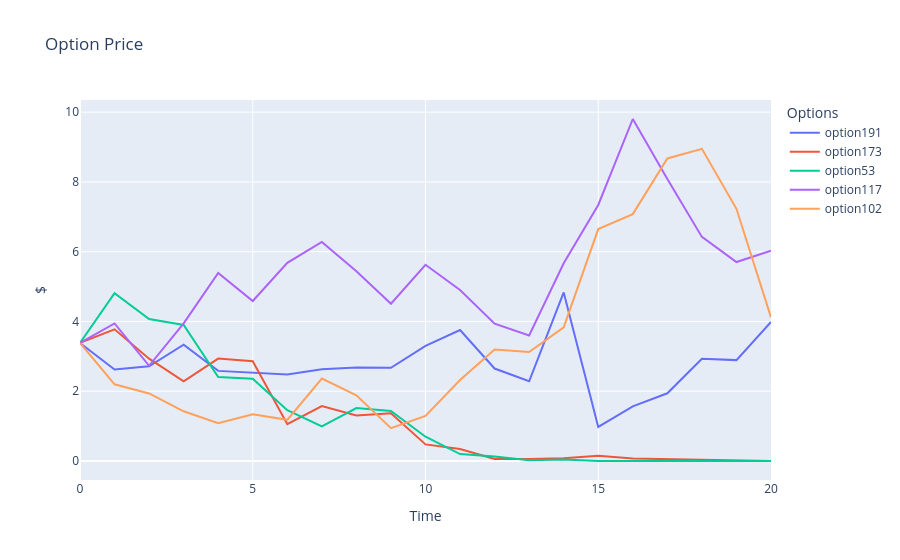

The notebook cell saved with this chart:
### Code cell
fig = go.Figure()

# Add traces for each column
for column in option_prices.columns[values]:
    fig.add_trace(go.Scatter(x=option_prices.index, y=option_prices[column], mode='lines', name=f"option{column}"))

# Update layout
fig.update_layout(
    title='Option Price',
    xaxis_title='Time',
    yaxis_title='$',
    template='plotly',
    legend=dict(title='Options'),
)

# Show the plot
fig.show()

### Figure 1 — Plotly figure (JSON) as saved in the notebook; plotly's stock layout.template omitted (floating-point values rounded to 4 significant figures)
{"data": [{"mode": "lines", "name": "option191", "type": "scatter", "x": [0, 1, 2, 3, 4, 5, 6, 7, 8, 9, 10, 11, 12, 13, 14, 15, 16, 17, 18, 19, 20], "y": [3.384, 2.621, 2.715, 3.333, 2.583, 2.526, 2.479, 2.632, 2.677, 2.672, 3.3, 3.753, 2.651, 2.285, 4.833, 0.9773, 1.566, 1.94, 2.93, 2.892, 3.983]}, {"mode": "lines", "name": "option173", "type": "scatter", "x": [0, 1, 2, 3, 4, 5, 6, 7, 8, 9, 10, 11, 12, 13, 14, 15, 16, 17, 18, 19, 20], "y": [3.384, 3.773, 2.934, 2.282, 2.935, 2.858, 1.056, 1.574, 1.305, 1.366, 0.4767, 0.3451, 0.05565, 0.05477, 0.07938, 0.1533, 0.06993, 0.05106, 0.03588, 6.908e-06, 0]}, {"mode": "lines", "name": "option53", "type": "scatter", "x": [0, 1, 2, 3, 4, 5, 6, 7, 8, 9, 10, 11, 12, 13, 14, 15, 16, 17, 18, 19, 20], "y": [3.384, 4.81, 4.069, 3.901, 2.407, 2.358, 1.457, 0.9895, 1.517, 1.434, 0.6961, 0.1997, 0.1306, 0.02006, 0.04099, 0.0008284, 4.778e-05, 1.218e-05, 1.41e-07, 1.575e-13, 0]}, {"mode": "lines", "name": "option117", "type": "scatter", "x": [0, 1, 2, 3, 4, 5, 6, 7, 8, 9, 10, 11, 12, 13, 14, 15, 16, 17, 18, 19, 20], "y": [3.384, 3.944, 2.73, 3.945, 5.389, 4.586, 5.681, 6.279, 5.436, 4.507, 5.625, 4.9, 3.934, 3.597, 5.668, 7.34, 9.803, 8.086, 6.423, 5.702, 6.026]}, {"mode": "lines", "name": "option102", "type": "scatter", "x": [0, 1, 2, 3, 4, 5, 6, 7, 8, 9, 10, 11, 12, 13, 14, 15, 16, 17, 18, 19, 20], "y": [3.384, 2.199, 1.936, 1.426, 1.084, 1.339, 1.181, 2.365, 1.883, 0.9408, 1.292, 2.321, 3.197, 3.123, 3.829, 6.648, 7.077, 8.673, 8.947, 7.229, 4.118]}], "layout": {"legend": {"title": {"text": "Options"}}, "title": {"text": "Option Price"}, "xaxis": {"title": {"text": "Time"}}, "yaxis": {"title": {"text": "$"}}}}
